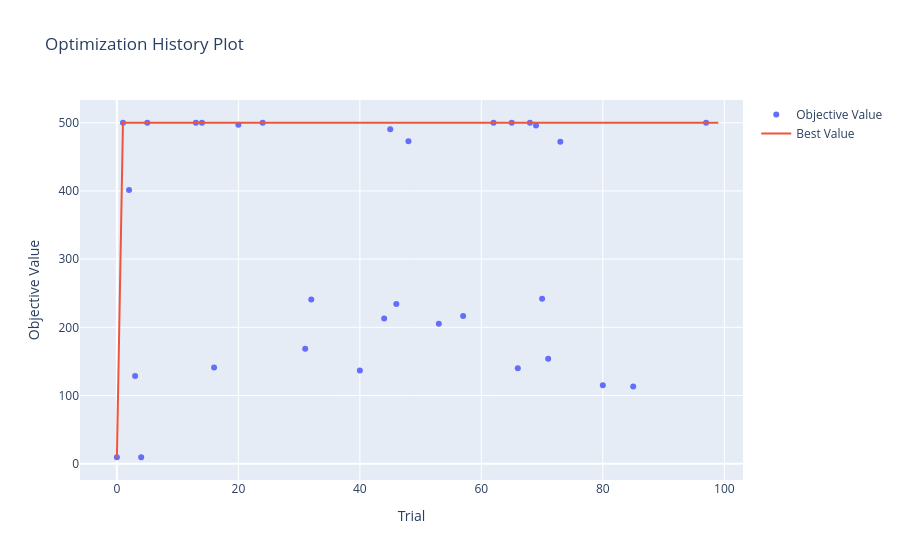
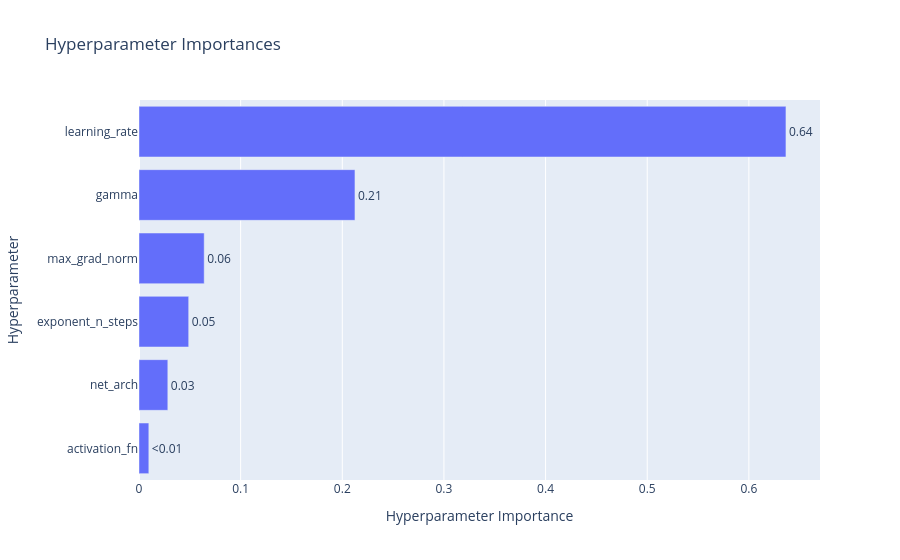

Notebook source saved alongside these figures, in order:
### Markdown cell above
### 优化循环

### Code cell
import torch as th

# 将 pytorch 线程数设为 1 以加快训练
th.set_num_threads(1)
# 选择采样器，可以是 random、TPESampler、CMAES 等
sampler = TPESampler(n_startup_trials=N_STARTUP_TRIALS)
# 用掉最大预算的 1/3 之前不剪枝
pruner = MedianPruner(
    n_startup_trials=N_STARTUP_TRIALS, n_warmup_steps=N_EVALUATIONS // 3
)
# 创建 study 并开始超参数优化
study = optuna.create_study(sampler=sampler, pruner=pruner, direction="maximize")

try:
    study.optimize(objective, n_trials=N_TRIALS, n_jobs=N_JOBS, timeout=TIMEOUT)
except KeyboardInterrupt:
    pass

print("Number of finished trials: ", len(study.trials))

print("Best trial:")
trial = study.best_trial

print(f"  Value: {trial.value}")

print("  Params: ")
for key, value in trial.params.items():
    print(f"    {key}: {value}")

print("  User attrs:")
for key, value in trial.user_attrs.items():
    print(f"    {key}: {value}")

# 写出报告
study.trials_dataframe().to_csv("study_results_a2c_cartpole.csv")

fig1 = plot_optimization_history(study)
fig2 = plot_param_importances(study)

fig1.show()
fig2.show()

### Figure 1 — Plotly figure (JSON) as saved in the notebook; plotly's stock layout.template omitted (floating-point values rounded to 4 significant figures)
{"data": [{"mode": "markers", "name": "Objective Value", "x": [0, 1, 2, 3, 4, 5, 13, 14, 16, 20, 24, 31, 32, 40, 44, 45, 46, 48, 53, 57, 62, 65, 66, 68, 69, 70, 71, 73, 80, 85, 97], "y": [9.5, 500.0, 401.5, 128.5, 9.6, 500.0, 500.0, 500.0, 141.1, 497.0, 500.0, 168.6, 241.0, 136.6, 213.1, 490.3, 234.3, 473.0, 205.2, 216.5, 500.0, 500.0, 139.9, 500.0, 495.9, 241.9, 153.9, 472.3, 114.9, 113.1, 500.0], "type": "scatter"}, {"mode": "lines", "name": "Best Value", "x": [0, 1, 2, 3, 4, 5, 6, 7, 8, 9, 10, 11, 12, 13, 14, 15, 16, 17, 18, 19, 20, 21, 22, 23, 24, 25, 26, 27, 28, 29, 30, 31, 32, 33, 34, 35, 36, 37, 38, 39, 40, 41, 42, 43, 44, 45, 46, 47, 48, 49, 50, 51, 52, 53, 54, 55, 56, 57, 58, 59, 60, 61, 62, 63, 64, 65, 66, 67, 68, 69, 70, 71, 72, 73, 74, 75, 76, 77, 78, 79, 80, 81, 82, 83, 84, 85, 86, 87, 88, 89, 90, 91, 92, 93, 94, 95, 96, 97, 98, 99], "y": [9.5, 500.0, 500.0, 500.0, 500.0, 500.0, 500.0, 500.0, 500.0, 500.0, 500.0, 500.0, 500.0, 500.0, 500.0, 500.0, 500.0, 500.0, 500.0, 500.0, 500.0, 500.0, 500.0, 500.0, 500.0, 500.0, 500.0, 500.0, 500.0, 500.0, 500.0, 500.0, 500.0, 500.0, 500.0, 500.0, 500.0, 500.0, 500.0, 500.0, 500.0, 500.0, 500.0, 500.0, 500.0, 500.0, 500.0, 500.0, 500.0, 500.0, 500.0, 500.0, 500.0, 500.0, 500.0, 500.0, 500.0, 500.0, 500.0, 500.0, 500.0, 500.0, 500.0, 500.0, 500.0, 500.0, 500.0, 500.0, 500.0, 500.0, 500.0, 500.0, 500.0, 500.0, 500.0, 500.0, 500.0, 500.0, 500.0, 500.0, 500.0, 500.0, 500.0, 500.0, 500.0, 500.0, 500.0, 500.0, 500.0, 500.0, 500.0, 500.0, 500.0, 500.0, 500.0, 500.0, 500.0, 500.0, 500.0, 500.0], "type": "scatter"}, {"marker": {"color": "#cccccc"}, "mode": "markers", "name": "Infeasible Trial", "showlegend": false, "x": [], "y": [], "type": "scatter"}], "layout": {"title": {"text": "Optimization History Plot"}, "xaxis": {"title": {"text": "Trial"}}, "yaxis": {"title": {"text": "Objective Value"}}}}

### Figure 2 — Plotly figure (JSON) as saved in the notebook; plotly's stock layout.template omitted (floating-point values rounded to 4 significant figures)
{"data": [{"cliponaxis": false, "hovertemplate": ["activation_fn (CategoricalDistribution): 0.00966815804953769<extra></extra>", "net_arch (CategoricalDistribution): 0.028357344620236234<extra></extra>", "exponent_n_steps (IntDistribution): 0.04888656340729003<extra></extra>", "max_grad_norm (FloatDistribution): 0.06413287074765818<extra></extra>", "gamma (FloatDistribution): 0.21246414713621636<extra></extra>", "learning_rate (FloatDistribution): 0.6364909160390615<extra></extra>"], "name": "Objective Value", "orientation": "h", "text": ["<0.01", "0.03", "0.05", "0.06", "0.21", "0.64"], "textposition": "outside", "x": [0.009668, 0.02836, 0.04889, 0.06413, 0.2125, 0.6365], "y": ["activation_fn", "net_arch", "exponent_n_steps", "max_grad_norm", "gamma", "learning_rate"], "type": "bar"}], "layout": {"title": {"text": "Hyperparameter Importances"}, "xaxis": {"title": {"text": "Hyperparameter Importance"}}, "yaxis": {"title": {"text": "Hyperparameter"}}}}
